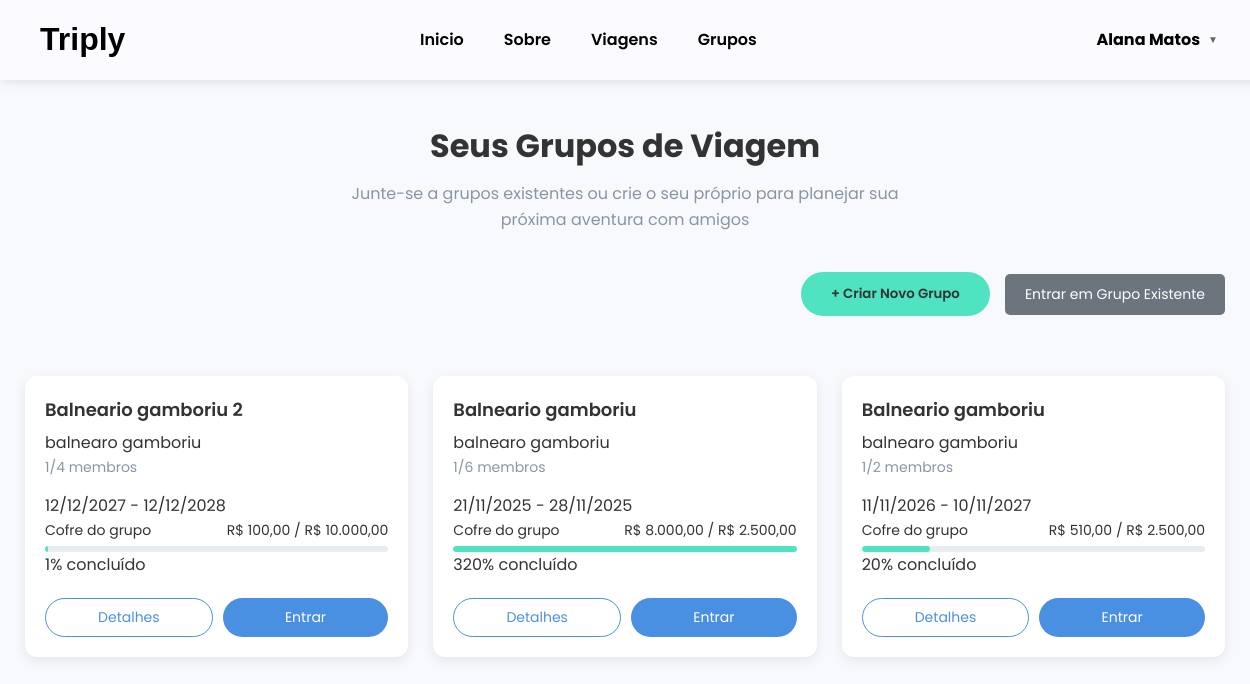
/pages/grupos.php (signed in), run on the app's committed database.
### tables this page shows
CREATE TABLE usuario_grupo (
        id INTEGER PRIMARY KEY AUTOINCREMENT,
        usuario_id INTEGER NOT NULL,
        grupo_id INTEGER NOT NULL,
        data_entrada TEXT DEFAULT CURRENT_TIMESTAMP,
        FOREIGN KEY (usuario_id) REFERENCES users(id),
        FOREIGN KEY (grupo_id) REFERENCES grupos(id),
        UNIQUE(usuario_id, grupo_id)
    );

CREATE TABLE grupos (
        id INTEGER PRIMARY KEY AUTOINCREMENT,
        nome_grupo TEXT NOT NULL,
        destino TEXT NOT NULL,
        descricao TEXT,
        data_inicio TEXT NOT NULL,
        data_fim TEXT NOT NULL,
        orcamento_total REAL NOT NULL,
        numero_maximo_membros INTEGER NOT NULL,
        criador_id INTEGER NOT NULL,
        codigo TEXT,
        data_criacao TEXT DEFAULT CURRENT_TIMESTAMP,
        FOREIGN KEY (criador_id) REFERENCES users(id)
    );

### pages/grupos.php (the view, shortened to what this page needs)
<?php
require_once '../database/config.php';
$usuario_id = $_SESSION['usuario_id'];
$usuario_nome = $_SESSION['usuario_nome'] ?? '';
$grupos_usuario = [];
try {
    $stmt = $db->prepare("
        SELECT g.*, ug.data_entrada
        FROM grupos g
        INNER JOIN usuario_grupo ug ON g.id = ug.grupo_id
        WHERE ug.usuario_id = ?
        ORDER BY ug.data_entrada DESC
    ");
    $stmt->execute([$usuario_id]);
    $grupos_usuario = $stmt->fetchAll();
} catch (PDOException $e) {
    error_log("Erro ao buscar grupos: " . $e->getMessage());
}
$tem_grupos = !empty($grupos_usuario);
?>
<!DOCTYPE html>
<html lang="pt-br">
<head>
    <link rel="stylesheet" href="../styles/grupos.css">
</head>
<body>
   <nav class='navbar'>
    <a href="home.php" class="logo">Triply</a>
    <div class="nav-links" id="navLinks">
        <span class="nav-main-links">
            <a href="home.php">Inicio</a>
            <a href="sobre.php">Sobre</a>
            <a href="viagens.php">Viagens</a>
            <a href="grupos.php">Grupos</a>
        </span>
    </div>
    <div class="nav-links" id="navLinks">
        <span class="nav-user-section">
                <div class="user-dropdown">
                    <div class="user-info" onclick="toggleDropdown()">
                        <p><?= htmlspecialchars($usuario_nome) ?></p>
                        <span class="dropdown-arrow">▼</span>
                    </div>
                </div>
            </span>
    </div>
</nav>
    <main class="main-content">
        <div class="container">
            <div class="page-header">
                <h1>Seus Grupos de Viagem</h1>
                <p>Junte-se a grupos existentes ou crie o seu próprio para planejar sua próxima aventura com amigos</p>
            </div>
            <div id="groupsState" class="state-container <?= $tem_grupos ? 'active' : '' ?>">
                <div class="groups-header">
                    <div class="groups-header-actions">
                        <button class="create-group-btn" onclick="openCreateGroupModal()">+ Criar Novo Grupo</button>
                        <button class="join-existing-btn" onclick="openJoinGroupModal()">Entrar em Grupo Existente</button>
                    </div>
                </div>
                <div class="groups-grid">
                    <?php if ($tem_grupos): ?>
                        <?php foreach ($grupos_usuario as $grupo):
                            $stmt_membros = $db->prepare("SELECT COUNT(*) as total_membros FROM usuario_grupo WHERE grupo_id = ?");
                            $stmt_membros->execute([$grupo['id']]);
                            $membros = $stmt_membros->fetch();
                            $total_membros = $membros['total_membros'];
                            $stmt_arrecadado = $db->prepare("SELECT COALESCE(SUM(valor), 0) as total_arrecadado FROM contribuicoes WHERE grupo_id = ?");
                            $stmt_arrecadado->execute([$grupo['id']]);
                            $arrecadado = $stmt_arrecadado->fetch();
                            $total_arrecadado = $arrecadado['total_arrecadado'];
                            $porcentagem = $grupo['orcamento_total'] > 0 ?
                                round(($total_arrecadado / $grupo['orcamento_total']) * 100) : 0;
                        ?>
                            <div class="group-card">
                                <div class="group-content">
                                    <div class="group-header">
                                        <div>
                                            <h3 class="group-title"><?= htmlspecialchars($grupo['nome_grupo']) ?></h3>
                                            <p class="group-destination"><?= htmlspecialchars($grupo['destino']) ?></p>
                                            <div class="group-members">
                                                <span><?= $total_membros ?>/<?= $grupo['numero_maximo_membros'] ?> membros</span>
                                            </div>
                                        </div>
                                    </div>
                                    <div class="group-dates">
                                        <span><?= date('d/m/Y', strtotime($grupo['data_inicio'])) ?> - <?= date('d/m/Y', strtotime($grupo['data_fim'])) ?></span>
                                    </div>
                                    <div class="group-progress">
                                        <div class="progress-label">
                                            <span>Cofre do grupo</span>
                                            <span>R$ <?= number_format($total_arrecadado, 2, ',', '.') ?> / R$ <?= number_format($grupo['orcamento_total'], 2, ',', '.') ?></span>
                                        </div>
                                        <div class="progress-bar">
                                            <div class="progress-fill" style="width: <?= $porcentagem ?>%"></div>
                                        </div>
                                        <div class="progress-percentage"><?= $porcentagem ?>% concluído</div>
                                    </div>
                                    <div class="group-actions">
                                        <button class="btn-outline" onclick="viewGroupDetails(<?= $grupo['id'] ?>)">Detalhes</button>
                                        <button class="btn-primary" onclick="window.location.href='grupo.php?id=<?= $grupo['id'] ?>'">Entrar</button>
                                    </div>
                                </div>
                            </div>
                        <?php endforeach; ?>
                    <?php else: ?>
                        <div class="no-groups-message">
                            <p>Você ainda não está em nenhum grupo.</p>
                        </div>
                    <?php endif; ?>
                </div>
            </div>
        </div>
    </main>
</body>
</html>

### styles/grupos.css (style rules this page uses)
a { text-decoration: none; color: black; }
* { margin: 0; padding: 0; font-family: "Poppins", sans-serif; font-style: Light 300; }
body { background: #EBFCFB; }
:root { --primary: #4A90E2; --primary-dark: #3A7BC8; --secondary: #50E3C2; --light: #F7F9FC; --dark: #333333; --gray: #8A94A6; --light-gray: #E6ECF0; --white: #FFFFFF; --shadow: 0 4px 12px rgba(0, 0, 0, 0.08); --radius: 12px; --transition: all 0.3s ease; }
body { font-family: 'Poppins', sans-serif; background-color: var(--light); color: var(--dark); line-height: 1.6; }
a { text-decoration: none; color: inherit; }
button { cursor: pointer; border: none; font-family: inherit; transition: var(--transition); }
.container { max-width: 1200px; margin: 0 auto; padding: 0 20px; }
.logo { font-family: Belgiano, sans-serif; font-size: 2em; margin-left: 20px; z-index: 1001; }
.navbar, footer { color: black; background: #FBFBFF; }
.navbar { width: 100%; min-height: 80px; display: flex; align-items: center; justify-content: space-between; font-weight: bold; padding: 0 20px; position: relative; box-shadow: 0 2px 10px rgba(0, 0, 0, 0.1); }
.nav-links { display: flex; justify-content: space-between; align-items: center; gap: 40px; }
.nav-main-links { display: flex; gap: 40px; margin: 0; }
.nav-user-section { display: flex; margin: 0; margin-right: 40px; }
.navbar a { text-decoration: none; color: black; transition: color 0.3s ease; font-weight: 600; }
.user-dropdown { position: relative; display: inline-block; }
.user-info { display: flex; align-items: center; gap: 8px; cursor: pointer; padding: 8px 12px; border-radius: 6px; transition: background-color 0.3s ease; }
.dropdown-arrow { font-size: 10px; color: #666; transition: transform 0.3s ease; }
.main-content { min-height: calc(100vh - 200px); padding: 40px 0; }
.page-header { text-align: center; margin-bottom: 40px; }
.page-header h1 { font-size: 32px; margin-bottom: 10px; color: var(--dark); }
.page-header p { color: var(--gray); max-width: 600px; margin: 0 auto; }
.state-container { display: none; }
.state-container.active { display: block; }
.groups-header { display: flex; justify-content: end; margin-bottom: 5%; }
.create-group-btn { background-color: var(--secondary); color: var(--dark); padding: 12px 30px; border-radius: 50px; font-weight: 600; }
.groups-grid { display: grid; grid-template-columns: repeat(auto-fill, minmax(300px, 1fr)); gap: 25px; }
.group-card { background-color: var(--white); border-radius: var(--radius); overflow: hidden; box-shadow: var(--shadow); transition: var(--transition); position: relative; }
.group-content { padding: 20px; }
.group-header { display: flex; justify-content: space-between; align-items: flex-start; margin-bottom: 15px; }
.group-title { font-size: 18px; font-weight: 600; margin-bottom: 5px; }
.group-members { display: flex; align-items: center; gap: 5px; color: var(--gray); font-size: 14px; }
.group-progress { margin-bottom: 20px; }
.progress-label { display: flex; justify-content: space-between; margin-bottom: 5px; font-size: 14px; }
.progress-bar { height: 6px; background-color: var(--light-gray); border-radius: 3px; overflow: hidden; }
.progress-fill { height: 100%; background-color: var(--secondary); border-radius: 3px; }
.group-actions { display: flex; gap: 10px; }
.btn-outline { background-color: transparent; border: 1px solid var(--primary); color: var(--primary); padding: 8px 15px; border-radius: 50px; flex: 1; font-size: 14px; }
.btn-primary { background-color: var(--primary); color: var(--white); padding: 8px 15px; border-radius: 50px; flex: 1; font-size: 14px; }
.groups-header-actions { display: flex; gap: 15px; align-items: center; }
.join-existing-btn { background-color: #6c757d; color: white; border: none; padding: 10px 20px; border-radius: 5px; cursor: pointer; font-size: 14px; }

### data on the page
usuario_grupo: grupo.nome_grupo "Balneario gamboriu 2", grupo.destino "balnearo gamboriu", total_membros "1", grupo.numero_maximo_membros "4", grupo.data_inicio "12/12/2027", grupo.data_fim "12/12/2028", total_arrecadado "100,00", grupo.orcamento_total "10.000,00", porcentagem "1"
usuario_grupo: grupo.nome_grupo "Balneario gamboriu", grupo.destino "balnearo gamboriu", total_membros "1", grupo.numero_maximo_membros "6", grupo.data_inicio "21/11/2025", grupo.data_fim "28/11/2025", total_arrecadado "8.000,00", grupo.orcamento_total "2.500,00", porcentagem "320"
usuario_grupo: grupo.nome_grupo "Balneario gamboriu", grupo.destino "balnearo gamboriu", total_membros "1", grupo.numero_maximo_membros "2", grupo.data_inicio "11/11/2026", grupo.data_fim "10/11/2027", total_arrecadado "510,00", grupo.orcamento_total "2.500,00", porcentagem "20"

### other printed values
$usuario_nome "Alana Matos"
